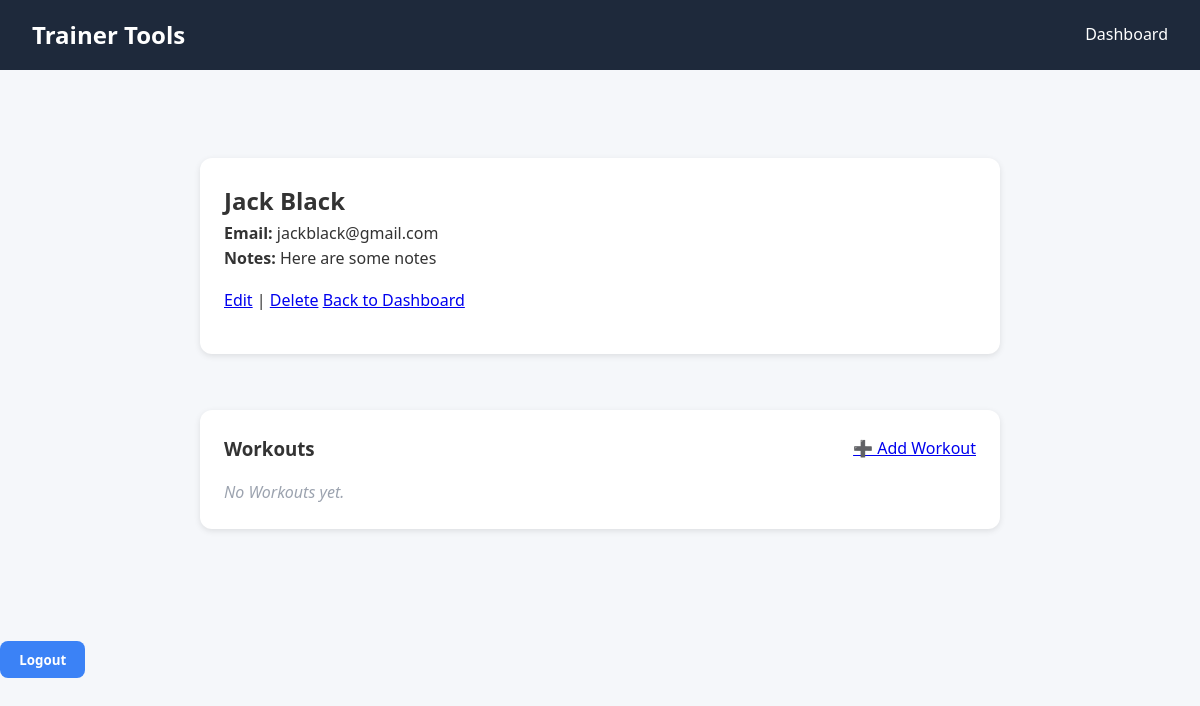
Page /client/1 (signed in) on the earlier database version.
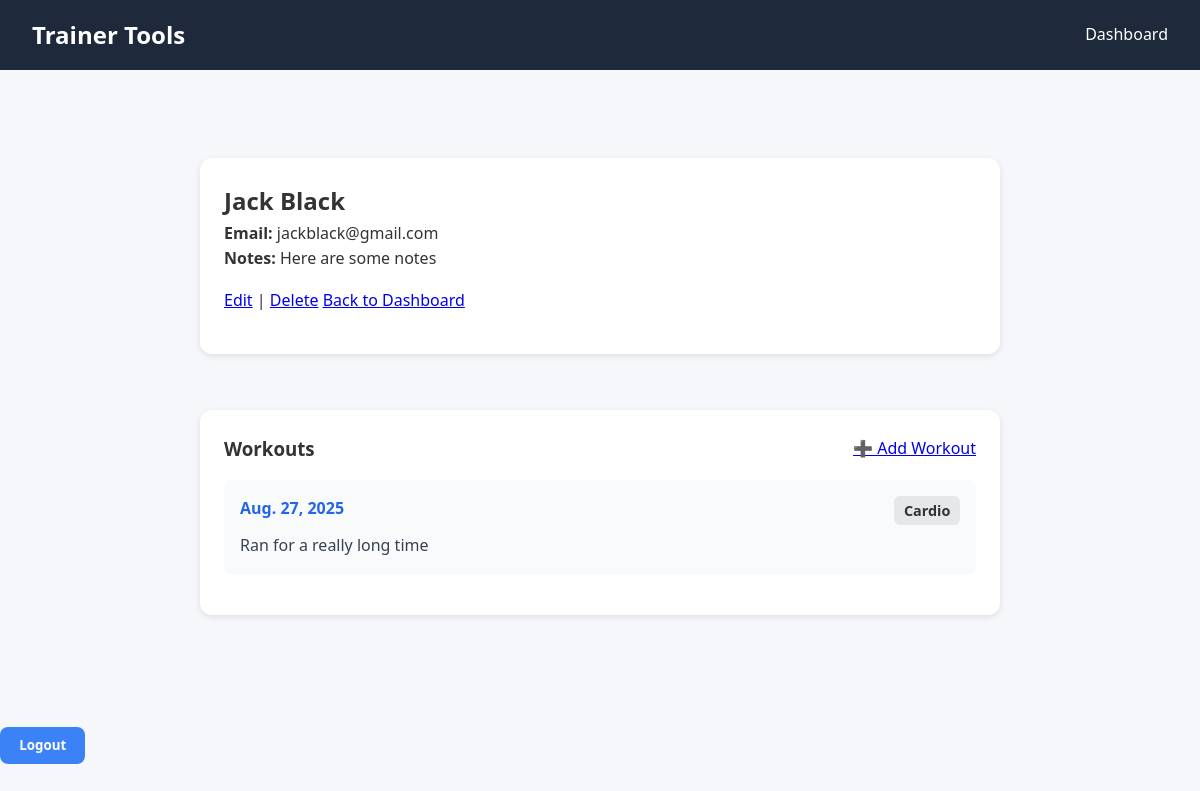
Same page on the later database version.
### core/models.py (models this page shows, shortened)
class Client(models.Model):
    trainer = models.ForeignKey(User, on_delete=models.CASCADE, related_name="clients")
    first_name = models.CharField(max_length=100)
    last_name = models.CharField(max_length=100)
    email = models.EmailField(blank=True, null=True)
    phone = models.CharField(max_length=20, blank=True, null=True)
    notes = models.TextField(blank=True, null=True)

class Workout(models.Model):
    WORKOUT_TYPES = [
        ("cardio", "Cardio"),
        ("strength", "Strength Training"),
        ("flexibility", "Flexibility"),
        ("mobility", "Mobility"),
        ("other", "Other"),
    ]
    client = models.ForeignKey(Client, on_delete=models.CASCADE, related_name="workouts")
    date = models.DateField()
    workout_type = models.CharField(max_length=20, choices=WORKOUT_TYPES)
    description = models.TextField()

### core/views.py (the view)
# urls.py: path("client/<int:pk>", views.client_detail, name="client_detail"),
@login_required
def client_detail(request, pk):
    client = get_object_or_404(Client, pk=pk, trainer=request.user)
    return render(request, "core/client_detail.html", {"client": client})

### core/templates/core/client_detail.html (shortened to what this page needs)
{% extends "core/base.html" %}
{% block content %}
    <div class="client-detail">
        <div class="card">
            <h2>{{ client.first_name }} {{ client.last_name }}</h2>
            <p><strong>Email: </strong> {{ client.email }}</p>
            <p><strong>Notes: </strong> {{ client.notes }}</p>
            <div class="actions">
                <a href="{% url 'edit_client' client.pk %}">Edit</a> |
                <a href="{% url 'delete_client' client.pk %}">Delete</a>
                <a href="{% url 'dashboard' %}">Back to Dashboard</a>
            </div>
        </div>
        <div class="card">
            <div class="header-row">
                <h3>Workouts</h3>
                <a href="{% url 'add_workout' client.pk %}">➕ Add Workout</a>
            </div>
            {% if client.workouts.all %}
                <ul class="workout-list">
                    {% for workout in client.workouts.all %}
                        <li class="workout-item">
                            <div class="workout-header">
                            <span class="workout-date">{{ workout.date }}</span>
                            <span class="workout-type">{{ workout.get_workout_type_display }}</span>
                        </div>
                        <p class="workout-desc">{{ workout.description }}</p>
                        </li>
                    {% endfor %}
                </ul>
            {% else %}
                <p class="empty">No Workouts yet.</p>
            {% endif %}
    </div>
{% endblock %}

### core/templates/core/base.html (shortened to what this page needs)
{% load static %}
<!DOCTYPE html>
<html lang="en">
<head>
    <link rel="stylesheet" href="{% static 'core/styles.css' %}">
</head>
<body>
    <header>
        <h1>Trainer Tools</h1>
        {% if user.is_authenticated %}
        <nav>
            <ul>
                <li><a href="{% url 'dashboard' %}">Dashboard</a></li>
            </ul>
        </nav>
        {% endif %}
    </header>
    <main>
        {% block content %}
        {% endblock %}
    </main>
    {% if user.is_authenticated %}
    <form method="post" action="{% url 'logout' %}" style="display:inline;">
                            <button type="submit">Logout</button>
                        </form>
    {% endif %}
</body>
</html>

### core/static/core/styles.css (style rules this page uses)
* { margin: 0; padding: 0; box-sizing: border-box; font-family: "Segoe UI", Roboto, Helvetica, Arial, sans-serif; }
body { background-color: #f5f7fa; color: #333; line-height: 1.6; padding: 0; margin: 0; }
header { background-color: #1e293b; color: white; padding: 1rem 2rem; display: flex; align-items: center; justify-content: space-between; }
header h1 { font-size: 1.5rem; font-weight: 600; }
nav ul { list-style: none; display: flex; gap: 1rem; }
nav ul li { display: inline; }
nav ul li a, nav ul li button { text-decoration: none; background: none; border: none; color: white; font-weight: 500; cursor: pointer; transition: color 0.2s ease; }
main { max-width: 900px; margin: 2rem auto; padding: 1.5rem; }
.card { background: white; border-radius: 0.75rem; box-shadow: 0 2px 8px rgba(0,0,0,0.05); padding: 1.5rem; margin-bottom: 1.5rem; }
button, .btn { display: inline-block; padding: 0.6rem 1.2rem; border: none; border-radius: 0.5rem; background-color: #3b82f6; color: white; font-weight: 600; cursor: pointer; transition: background 0.2s ease; }
form { display: flex; flex-direction: column; gap: 0.75rem; margin-top: 1rem; }
.actions { margin: 1rem 0; }
.card { background: white; border-radius: 0.75rem; padding: 1.5rem; box-shadow: 0 2px 6px rgba(0,0,0,0.1); }
.client-detail { max-width: 800px; margin: 2rem auto; display: flex; flex-direction: column; gap: 2rem; }
.header-row { display: flex; justify-content: space-between; align-items: center; margin-bottom: 1rem; }
.workout-list { list-style: none; padding: 0; margin: 0; }
.workout-item { background: #f9fafb; border-radius: 0.5rem; padding: 1rem; margin-bottom: 1rem; transition: background 0.2s ease; }
.workout-header { display: flex; justify-content: space-between; font-weight: 600; margin-bottom: 0.5rem; }
.workout-date { color: #2563eb; }
.workout-type { background: #e5e7eb; padding: 0.2rem 0.6rem; border-radius: 0.4rem; font-size: 0.9rem; }
.workout-desc { margin: 0; color: #374151; }

Differences in the rows shown:
added Workout: date "Aug. 27, 2025", workout_type "Cardio", description "Ran for a really long time"
Other differences:
text no longer shown: "No Workouts yet."
